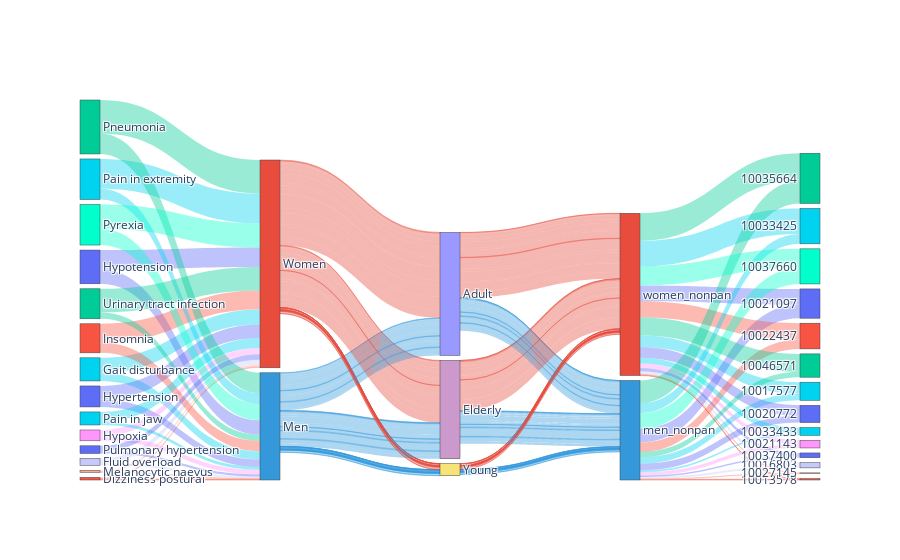

Notebook code for this chart:
### Code cell
# other part of the diagram in the same direction

node_color_last = ['#F85443', '#C5CAFB', '#00D3F0', '#5D6DF5', '#5D6DF5', '#FF96FC', '#F85443', '#FDA79B', '#00D3F0', '#00D3F0', '#00CC98', '#5D6DF5', '#00FFCB', '#00CC98',
                   '#3498DB','#E74C3C', '#F7E377', '#9999FF','#CC99CC', '#3498DB','#E74C3C',
                  '#F85443', '#C5CAFB', '#00D3F0', '#5D6DF5', '#5D6DF5', '#FF96FC', '#F85443', '#FDA79B', '#00D3F0', '#00D3F0', '#00CC98', '#5D6DF5', '#00FFCB', '#00CC98']

fig = go.Figure( 
    data=[go.Sankey( # The plot we are interest
        # This part is for the node information
        node = dict( 
            label = Node_label_last_jiazi2,
            color = node_color_last,
            pad = 5
        ),
        # This part is for the link information
        link = dict(
            source = target_node_last,
            target = source_node_last,
            value = Values_last,
            color = my_link_color_last
        ))])

# With this save the plots 
# plot(fig,
#      image_filename='sankey_final_pan_newcolor', 
#      image='svg', 
#      image_width=1000, 
#      image_height=500
# )

# And shows the plot
fig.show()

### Figure 1 — Plotly figure (JSON) as saved in the notebook; plotly's stock layout.template omitted (floating-point values rounded to 4 significant figures; data arrays with more than 128 entries replaced by an {"elided": "..."} marker saying what was removed)
{"data": [{"link": {"color": {"elided": "224 str values"}, "source": {"elided": "224 int values"}, "target": {"elided": "224 int values"}, "value": {"elided": "224 int values"}}, "node": {"color": ["#F85443", "#C5CAFB", "#00D3F0", "#5D6DF5", "#5D6DF5", "#FF96FC", "#F85443", "#FDA79B", "#00D3F0", "#00D3F0", "#00CC98", "#5D6DF5", "#00FFCB", "#00CC98", "#3498DB", "#E74C3C", "#F7E377", "#9999FF", "#CC99CC", "#3498DB", "#E74C3C", "#F85443", "#C5CAFB", "#00D3F0", "#5D6DF5", "#5D6DF5", "#FF96FC", "#F85443", "#FDA79B", "#00D3F0", "#00D3F0", "#00CC98", "#5D6DF5", "#00FFCB", "#00CC98"], "label": ["10013578", "10016803", "10017577", "10020772", "10021097", "10021143", "10022437", "10027145", "10033425", "10033433", "10035664", "10037400", "10037660", "10046571", "men_nonpan", "women_nonpan", "Young", "Adult", "Elderly", "Men", "Women", "Dizziness postural", "Fluid overload", "Gait disturbance", "Hypertension", "Hypotension", "Hypoxia", "Insomnia", "Melanocytic naevus", "Pain in extremity", "Pain in jaw", "Pneumonia", "Pulmonary hypertension", "Pyrexia", "Urinary tract infection"], "pad": 5}, "type": "sankey"}], "layout": {}}
